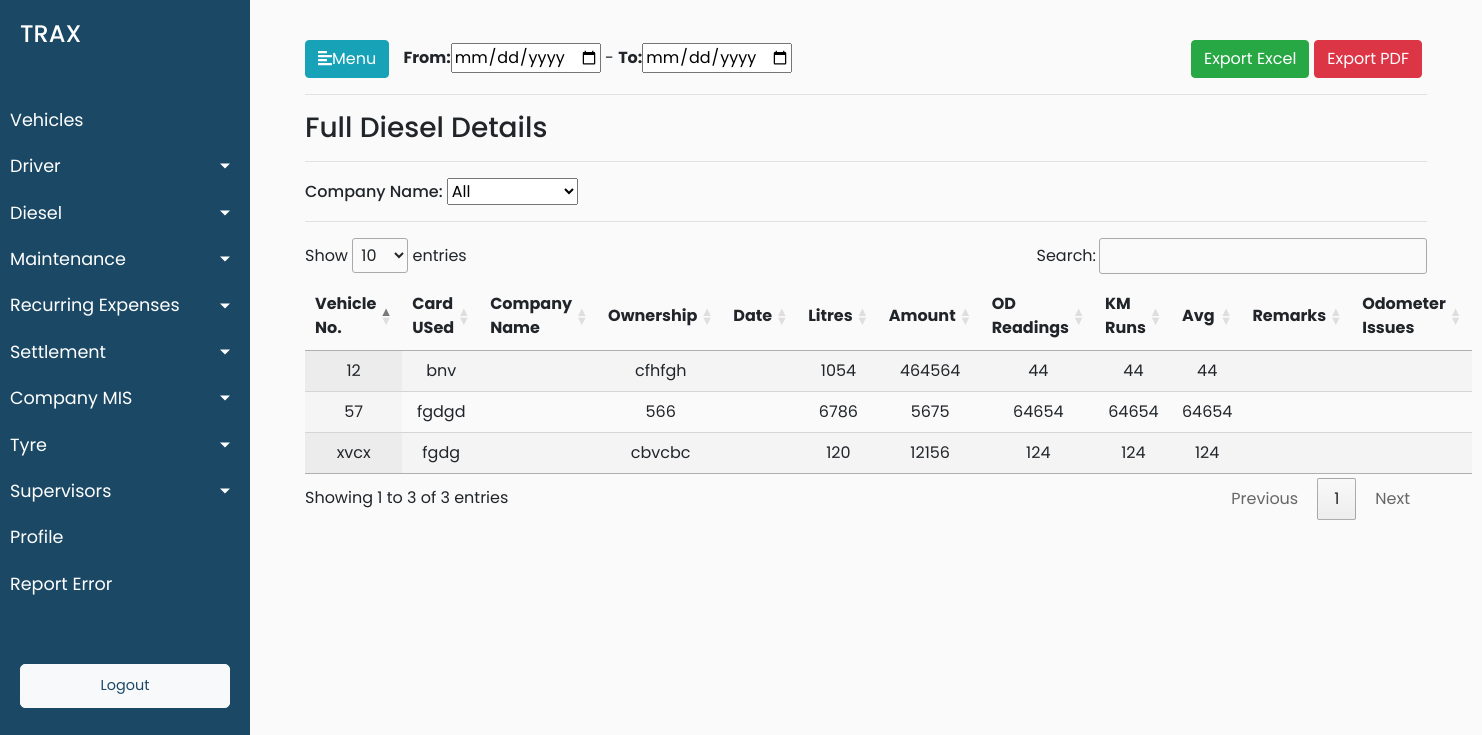
/diesel/full_diesel_details (signed in), run on the app's committed database.
### trax_vehicle_manager_data/models.py (models this page shows, shortened)
class Expenses(models.Model):
    expense_name = models.CharField(max_length=900,blank=True)
    expense_id = models.CharField(max_length=900,blank=True)
    expense_vehicle_id = models.ForeignKey(Vehicles, on_delete = models.CASCADE)

class Diesel(Expenses):
    terminal_id = models.CharField(max_length=900,blank=True)
    transaction_date = models.DateTimeField(default=timezone.now,blank=True)
    merchant = models.CharField(max_length=900,blank=True)
    account_number = models.CharField(max_length=900,blank=True)
    card_used = models.CharField(max_length=900,blank=True)
    vehicle_number = models.CharField(max_length=900,blank=True)
    vehicle_detail = models.CharField(max_length=900,blank=True)
    transaction_type = models.CharField(max_length=900,blank=True)
    diesel_rate = models.CharField(max_length=900,blank=True)
    volume = models.CharField(max_length=900,blank=True)
    amount_Rs = models.CharField(max_length=900,blank=True)
    diesel_debit = models.CharField(max_length=900,blank=True)
    diesel_credit = models.CharField(max_length=900,blank=True)
    balance_Rs = models.CharField(max_length=900,blank=True)
    odometer_reading = models.CharField(max_length=900,blank=True)
    ownership = models.CharField(max_length=900,blank=True)

### trax_vehicle_manager_data/views.py (the view)
# urls.py: path('diesel/full_diesel_details',views.full_diesel_details,name='full_diesel_details'),
@login_required(login_url='/login')
def full_diesel_details(request):
    diesel_objects = Diesel.objects.all()
    data = {'diesel_objects':diesel_objects}
    return render(request,'trax_vehicle_manager_data/full_diesel_details.html',data)

### trax_vehicle_manager_data/templates/trax_vehicle_manager_data/full_diesel_details.html (shortened to what this page needs)
{% extends 'trax_vehicle_manager_data/base.html' %}
{% load static %}
{% block stylesheets %}
<link rel="stylesheet" href="//cdn.datatables.net/1.10.19/css/jquery.dataTables.min.css">
{% endblock stylesheets %}
{% block content %}
<span><span id="date"><b>From:</b><input type="date"> - <b>To:</b><input type="date"></span><span id="btn">
        <button class="btn btn-success">Export Excel</button><button class="btn btn-danger">Export PDF</button></span> </span>
<hr>
<h3>Full Diesel Details</h3>
<hr>
<div>
    <form>
        <h6> Company Name:
            <select>
                <option>All</option>
            </select>
        </h6>
    </form>
</div>
<hr>
<div>
    <table id="test_table" class="display" style="width:100%">
        <thead>
            <tr>
                <th>Vehicle No.</th>
                <th>Card USed</th>
                <th>Company Name</th>
                <th>Ownership</th>
                <th>Date</th>
                <th>Litres</th>
                <th>Amount</th>
                <th>OD Readings</th>
                <th>KM Runs</th>
                <th>Avg</th>
                <th>Remarks</th>
                <th>Odometer Issues</th>
            </tr>
        </thead>
        <tbody>
        {% for diesel in diesel_objects %}
            <tr>
                <td>{{diesel.vehicle_number}}</td>
                <td>{{diesel.card_used}}</td>
                <td>{{diesel.}}</td>
                <td>{{diesel.ownership}}</td>
                <td>{{diesel.}}</td>
                <td>{{diesel.volume}}</td>
                <td>{{diesel.amount_Rs}}</td>
                <td>{{diesel.odometer_reading}}</td>
                <td>{{diesel.odometer_reading}}</td>
                <td>{{diesel.odometer_reading}}</td>
                <td>{{diesel.}}</td>
                <td>{{diesel.}}</td>
            </tr>
        {% endfor %}
        </tbody>
    </table>
</div>
{% endblock %}

### trax_vehicle_manager_data/static/trax_vehicle_manager_data/style.css (style rules this page uses)
body { font-family: 'Poppins', sans-serif; background: #fafafa; }
#test_table { text-align: center; }
#btn { float: right; }
#btn> button { margin-right: 5px; }
#date { margin-left: 10px; }
#date>input { width: 150px; }

### data on the page
Diesel: vehicle_number "12", card_used "bnv", ownership "cfhfgh", volume "1054", amount_Rs "464564", odometer_reading "44"
Diesel: vehicle_number "xvcx", card_used "fgdg", ownership "cbvcbc", volume "120", amount_Rs "12156", odometer_reading "124"
Diesel: vehicle_number "57", card_used "fgdgd", ownership "566", volume "6786", amount_Rs "5675", odometer_reading "64654"
